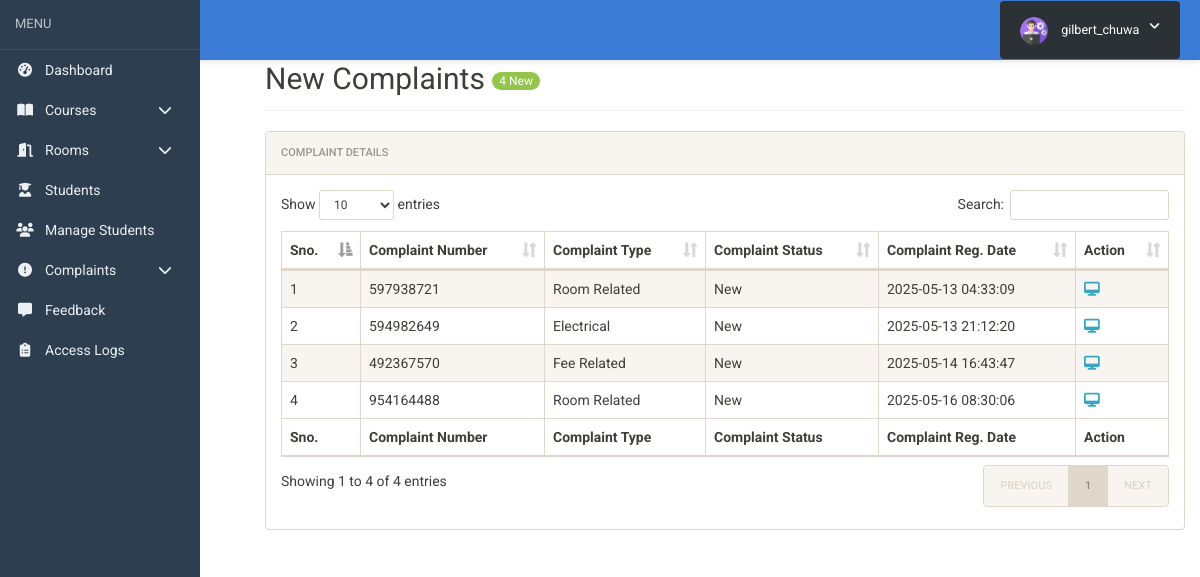
The app's page /hostel/admin/new-complaints.php (signed in) with its own data.
### tables this page shows
CREATE TABLE `complaints` (
  `id` int(11) NOT NULL,
  `ComplainNumber` bigint(12) DEFAULT NULL,
  `userId` int(11) DEFAULT NULL,
  `complaintType` varchar(255) DEFAULT NULL,
  `complaintDetails` mediumtext DEFAULT NULL,
  `complaintDoc` varchar(255) DEFAULT NULL,
  `complaintStatus` varchar(255) DEFAULT NULL,
  `registrationDate` timestamp NULL DEFAULT current_timestamp()
);

### hostel/admin/new-complaints.php (the view, shortened to what this page needs)
<?php
include('includes/checklogin.php');
$new_complaints_query = "SELECT count(*) FROM complaints WHERE complaintStatus IS NULL";
$stmt = $mysqli->prepare($new_complaints_query);
$stmt->execute();
$stmt->bind_result($new_complaints_count);
?>
<!doctype html>
<html lang="en" class="no-js">
<head>
    <link rel="stylesheet" href="css/font-awesome.min.css">
    <link rel="stylesheet" href="css/bootstrap.min.css">
    <link rel="stylesheet" href="css/dataTables.bootstrap.min.css">
    <link rel="stylesheet" href="css/bootstrap-social.css">
    <link rel="stylesheet" href="css/bootstrap-select.css">
    <link rel="stylesheet" href="css/fileinput.min.css">
    <link rel="stylesheet" href="css/awesome-bootstrap-checkbox.css">
    <link rel="stylesheet" href="css/style.css">
</head>
<body>
    <?php include('includes/header.php');?>
    <div class="ts-main-content">
            <?php include('includes/sidebar.php');?>
        <div class="content-wrapper">
            <div class="container-fluid">
                <div class="row">
                    <div class="col-md-12">
                        <h2 class="page-title" style="margin-top:4%">New Complaints
                            <?php if($new_complaints_count > 0): ?>
                            <span class="badge badge-danger"><?php echo $new_complaints_count; ?> New</span>
                            <?php endif; ?>
                        </h2>
                        <div class="panel panel-default">
                            <div class="panel-heading">Complaint Details</div>
                            <div class="panel-body">
                                <table id="zctb" class="display table table-striped table-bordered table-hover" cellspacing="0" width="100%">
                                    <thead>
                                        <tr>
                                            <th>Sno.</th>
                                            <th>Complaint Number</th>
                                            <th>Complaint Type</th>
                                            <th>Complaint Status</th>
                                            <th>Complaint Reg. Date</th>
                                            <th>Action</th>
                                        </tr>
                                    </thead>
                                    <tfoot>
                                        <tr>
                                            <th>Sno.</th>
                                            <th>Complaint Number</th>
                                            <th>Complaint Type</th>
                                            <th>Complaint Status</th>
                                            <th>Complaint Reg. Date</th>
                                            <th>Action</th>
                                        </tr>
                                    </tfoot>
                                    <tbody>
<?php
$ret="select * from complaints where complaintStatus is null";
$stmt= $mysqli->prepare($ret) ;
$stmt->execute() ;
$res=$stmt->get_result();
$cnt=1;
while($row=$res->fetch_object())
      {
        ?>
<tr><td><?php echo $cnt;;?></td>
<td><?php echo $row->ComplainNumber;?></td>
<td><?php echo $row->complaintType;?></td>
<td><?php $cstatus=$row->complaintStatus;
if($cstatus==''):
    echo "New";
else:
echo $cstatus;
endif;
?></td>
<td><?php echo $row->registrationDate;?></td>
<td>
<a href="complaint-details.php?cid=<?php echo $row->id;?>" title="View Full Details"><i class="fa fa-desktop"></i></a>&nbsp;&nbsp;
</td>
                                        </tr>
                                    <?php
$cnt=$cnt+1;
                                     } ?>
                                    </tbody>
                                </table>
                            </div>
                        </div>
                    </div>
                </div>
            </div>
        </div>
    </div>
</body>
</html>

### hostel/admin/css/style.css (style rules this page uses)
html { font-size: 14px; }
@media only screen and (min-width: 480px) { html { font-size: 17px; } }
@media only screen and (min-width: 768px) { html { font-size: 14px; } }
body { font-size: 1em; }
a { color: #37a6c4; }
.panel { overflow: hidden; }
.page-title { padding-bottom: 15px; margin-bottom: 20px; border-bottom: 1px solid #f0f0f0; }
.ts-main-content .content-wrapper { padding-top: 15px; margin-top: 10px; }
@media only screen and (min-width: 992px) { .ts-main-content .content-wrapper { margin-left: 250px; } }

### records on screen
complaints: ComplainNumber "597938721", complaintType "Room Related", registrationDate "2025-05-13 04:33:09"
complaints: ComplainNumber "594982649", complaintType "Electrical", registrationDate "2025-05-13 21:12:20"
complaints: ComplainNumber "492367570", complaintType "Fee Related", registrationDate "2025-05-14 16:43:47"
complaints: ComplainNumber "954164488", complaintType "Room Related", registrationDate "2025-05-16 08:30:06"

### other values on screen
$_SESSION['username'] "gilbert_chuwa"
$new_complaints_count "4"
